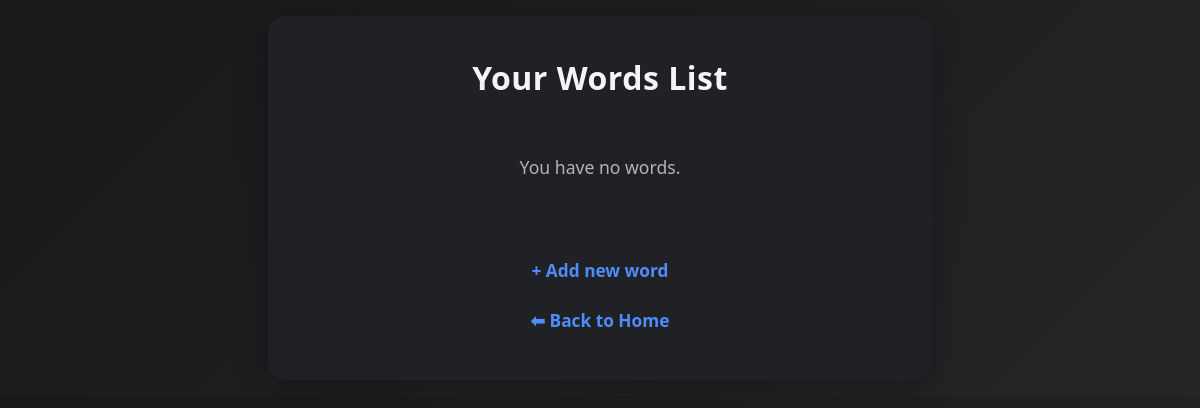
The app's page /settings/products/ (signed in), older data.
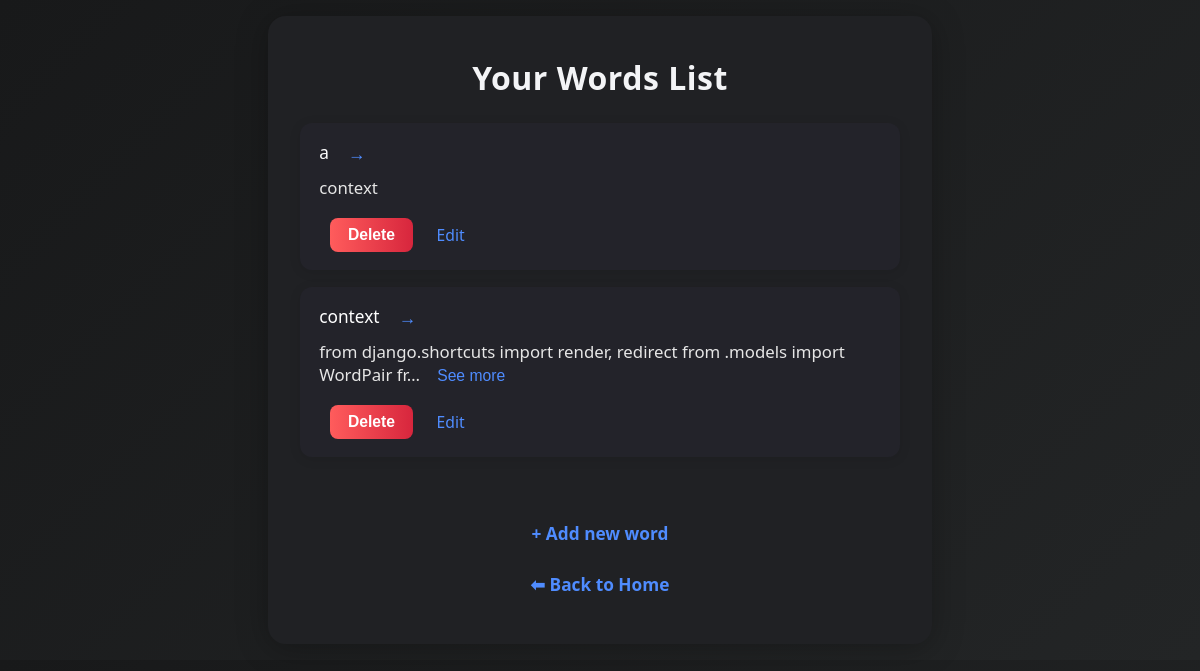
The same page, newer data.
### core/models.py (models this page shows, shortened)
class WordPair(models.Model):
    input_text = models.CharField(max_length=255)
    output_text = models.TextField()
    user = models.ForeignKey(User, on_delete=models.CASCADE, null=True, blank=True)
    created_at = models.DateTimeField(auto_now_add=True)
    likes = models.ManyToManyField(User, related_name='liked_posts', blank=True)
    saved_by = models.ManyToManyField(User, related_name='saved_posts', blank=True)
    is_public = models.BooleanField(default=True)

### core/views.py (the view)
# urls.py: path('settings/products/', views.change_products_view, name='change_products'),
def change_products_view(request):
    user = request.user
    words = WordPair.objects.filter(user=user)
    if request.method == 'POST':
        new_username = request.POST.get('username')
        if new_username and new_username != user.username:
            user.username = new_username
            user.save()
            messages.success(request, 'Username o‘zgartirildi.')
        password_form = PasswordChangeForm(user, request.POST)
        if password_form.is_valid():
            user = password_form.save()
            update_session_auth_hash(request, user)  # logout qilmaslik uchun
            messages.success(request, 'Parol muvaffaqiyatli o‘zgartirildi.')
        else:
            for err in password_form.errors.values():
                messages.error(request, err)
        return redirect('home')
    else:
        password_form = PasswordChangeForm(user)
    context = {
        'words': words,
        'password_form': password_form,
    }
    return render(request, 'core/change_product.html', context)

### core/templates/core/change_product.html (shortened to what this page needs)
{% load static %}
<!DOCTYPE html>
<html lang="en">
  <head>
    <link rel="stylesheet" href="{% static 'css/words.css' %}" />
  </head>
  <body>
    <div class="words-container">
      <div class="words-card">
        <h2 class="words-title">Your Words List</h2>
        <ul class="words-list">
          {% for word in words %}
          <li class="word-item">
            <span class="word-input">{{ word.input_text }}</span>
            <span class="word-arrow">→</span>
            <span class="word-output">
              <span class="output-short">{{ word.output_text|truncatechars:80 }}</span>
              {% if word.output_text|length > 80 %}
              <button class="see-more-btn" onclick="toggleSeeMore(this)">See more</button>
              {% endif %}
            </span>
            <form method="post" action="{% url 'delete_word' word.id %}" class="delete-form">
              <button type="submit" class="delete-btn">Delete</button>
            </form>
            <a href="{% url 'edit_word' word.id %}" class="edit-link">Edit</a>
          </li>
          {% empty %}
          <li class="no-words">You have no words.</li>
          {% endfor %}
        </ul>
        <p class="add-word-link"><a href="{% url 'add_word' %}">+ Add new word</a></p>
        <p class="back-home-link"><a href="{% url 'home' %}">⬅ Back to Home</a></p>
      </div>
    </div>
  </body>
</html>

### core/static/css/words.css (style rules this page uses)
body { background: linear-gradient(135deg, #18191a 0%, #232526 100%); margin: 0; font-family: 'Segoe UI', 'Roboto', Arial, sans-serif; display: flex; align-items: center; justify-content: center; }
.words-container { width: 100vw; display: flex; align-items: center; justify-content: center; padding: 1rem; box-sizing: border-box; }
.words-card { background: #202124; padding: 2.5rem 2rem 2rem 2rem; border-radius: 18px; box-shadow: 0 4px 32px 0 rgba(0, 0, 0, 0.28); width: 100%; max-width: 600px; min-width: 0; display: flex; flex-direction: column; align-items: center; animation: fadeIn 0.7s; }
.words-title { color: #f3f4f6; font-weight: 600; font-size: 2rem; margin: 0 0 1.5rem 0; letter-spacing: 0.5px; text-align: center; }
.words-list { width: 100%; list-style: none; padding: 0; margin: 0 0 1.5rem 0; }
.word-item { background: #23232a; border-radius: 12px; margin-bottom: 1.1rem; padding: 1.1rem 1.2rem; display: flex; flex-wrap: wrap; align-items: center; box-shadow: 0 2px 12px rgba(0, 0, 0, 0.1); gap: 0.7rem; position: relative; }
.word-input { color: #fff; font-weight: 500; font-size: 1.08rem; margin-right: 0.5rem; }
.word-arrow { color: #4f8cff; font-size: 1.1rem; margin-right: 0.5rem; }
.word-output { color: #e6e6e6; font-size: 1.05rem; flex: 1 1 100%; margin-bottom: 0.5rem; }
.output-short, .output-full { word-break: break-word; }
.see-more-btn { background: none; border: none; color: #4f8cff; font-size: 0.98rem; cursor: pointer; margin-left: 0.5rem; padding: 0 0.3rem; border-radius: 6px; transition: background 0.2s, color 0.2s; }
.delete-form { display: inline; }
.delete-btn { background: linear-gradient(90deg, #ff5c5c 0%, #d7263d 100%); color: #fff; border: none; border-radius: 8px; padding: 0.5rem 1.1rem; font-size: 0.98rem; font-weight: 600; cursor: pointer; margin-left: 0.7rem; margin-right: 0.3rem; transition: background 0.2s, transform 0.1s; }
.edit-link { color: #4f8cff; text-decoration: none; font-weight: 500; font-size: 0.98rem; margin-left: 0.5rem; transition: color 0.2s; }
.add-word-link { margin-top: 1.5rem; text-align: center; }
.add-word-link a { color: #4f8cff; text-decoration: none; font-weight: 600; font-size: 1.08rem; transition: color 0.2s; }
.back-home-link { margin-top: 0.7rem; text-align: center; }
.back-home-link a { color: #4f8cff; text-decoration: none; font-weight: 600; font-size: 1.08rem; transition: color 0.2s; }

Row changes from the older to the newer data that the page shows:
added WordPair: input_text "a", output_text "context"
added WordPair: input_text "context", output_text "from django.shortcuts import render, redirect from .models import WordPair fr…"
Text that changed along with them:
text no longer shown: "You have no words."
